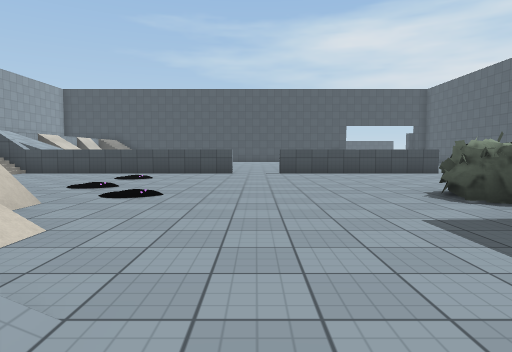
[1] (above)

24 first-person views from a walk through a Unity game level. The camera is 1.3 m above the floor, tilts 4° down and sees 75° across. The floor is counted in squares, 2 m on a side. Each view is taken from the middle of a square. On the plan, view 1 faces up. The plan holds only what a view shows up to about 10 squares ahead; the rest is blank. The place goes on beyond the plan. The player is left out. Some animated figures are left out. Surface patterns are stand-ins for the level's own textures.

[2]
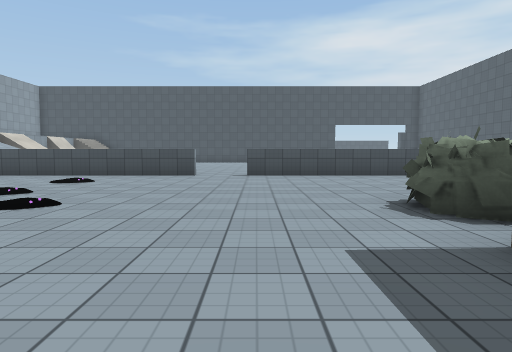

[3]
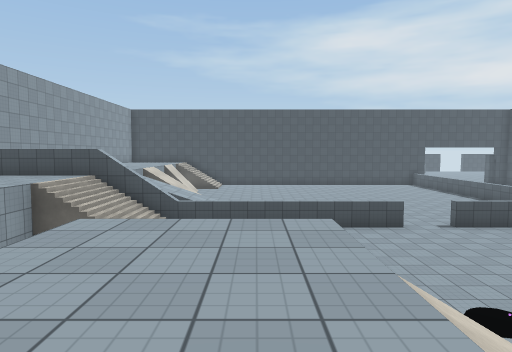

[4]
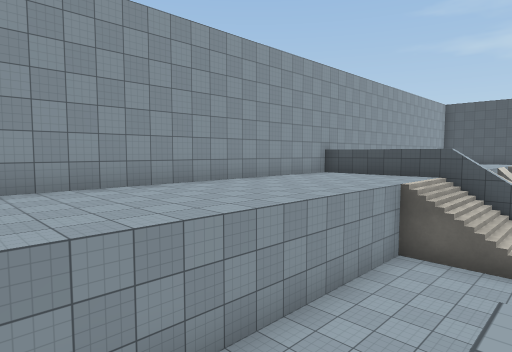

[5]
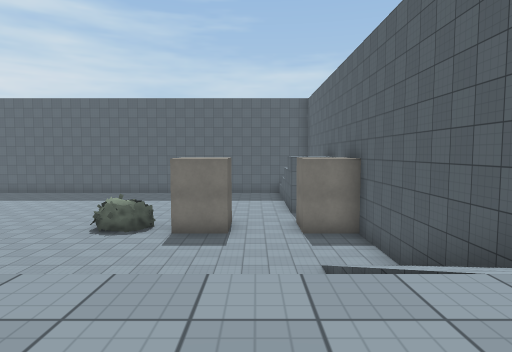

[6]
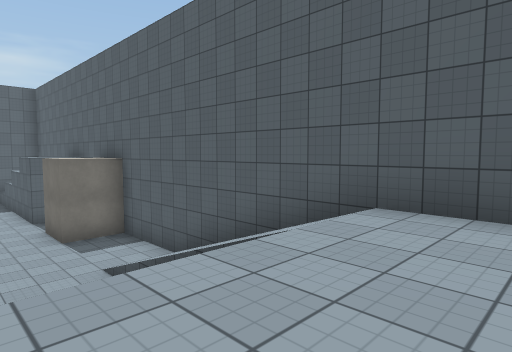

[7]
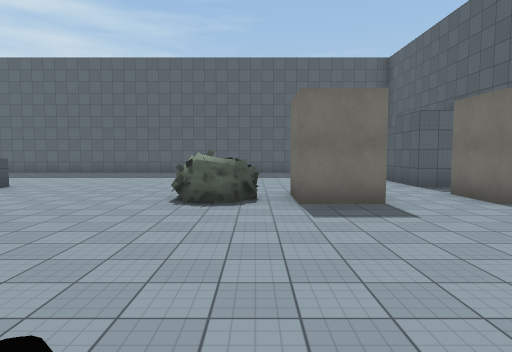

[8]
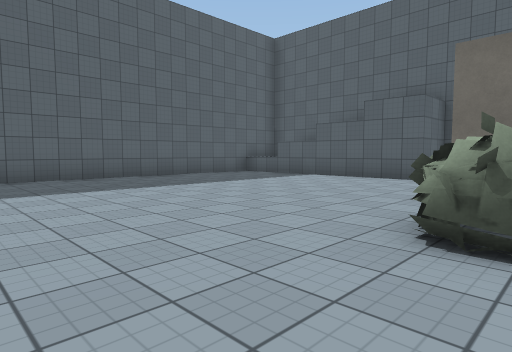

[9]
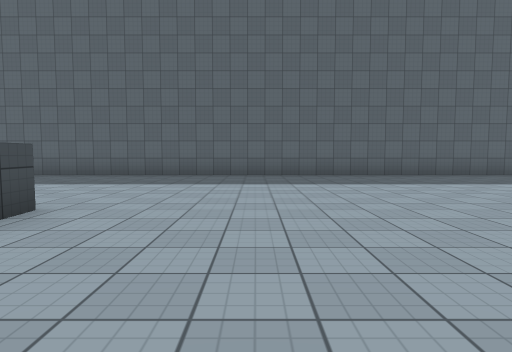

[10]
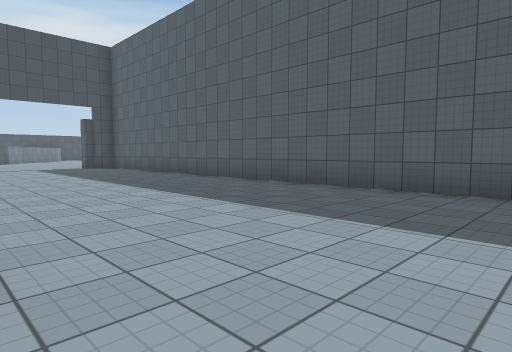

[11]
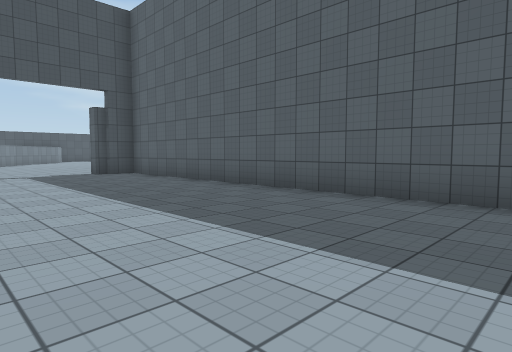

[12]
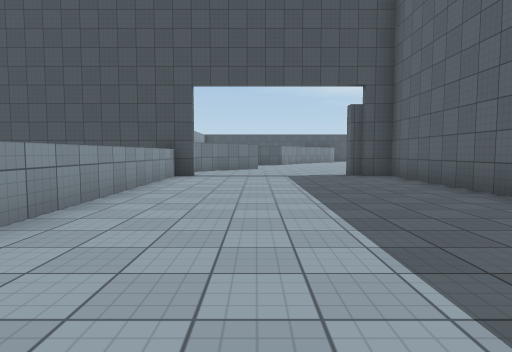

[13]
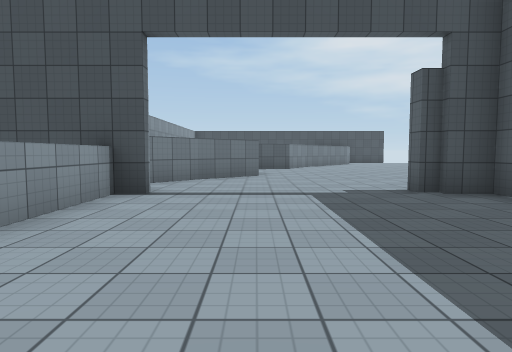

[14]
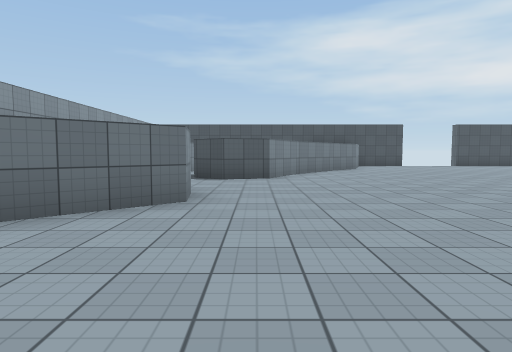

[15]
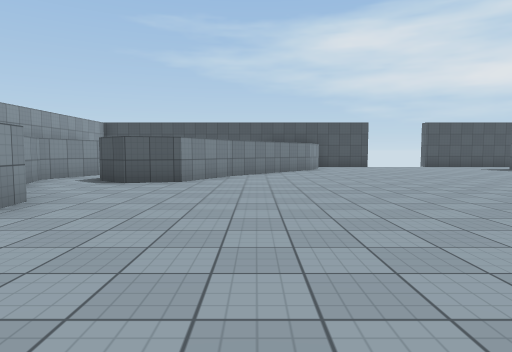

[16]
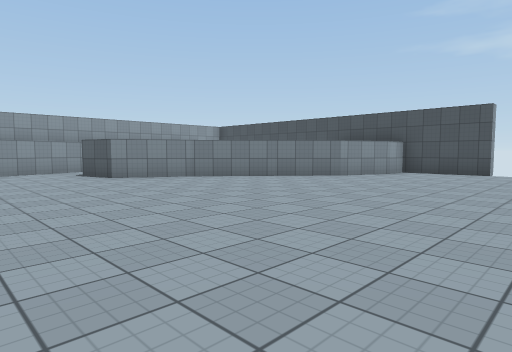

[17]
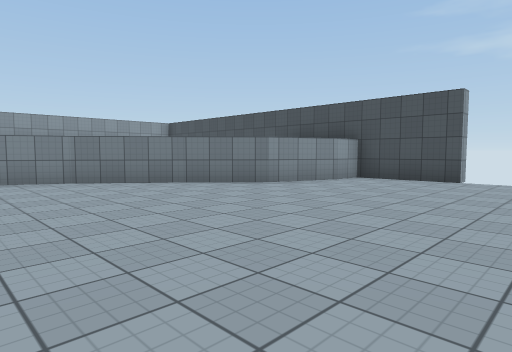

[18]
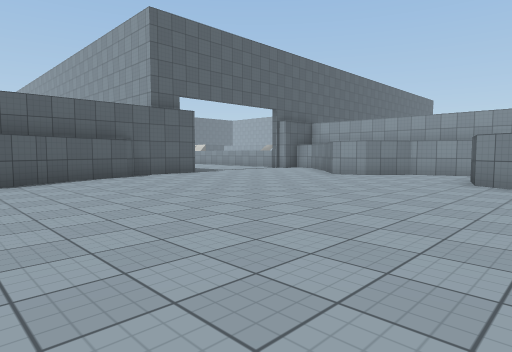

[19]
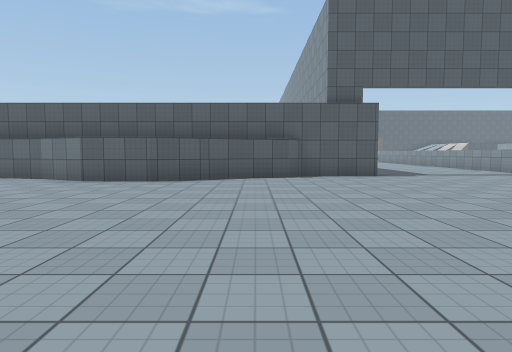

[20]
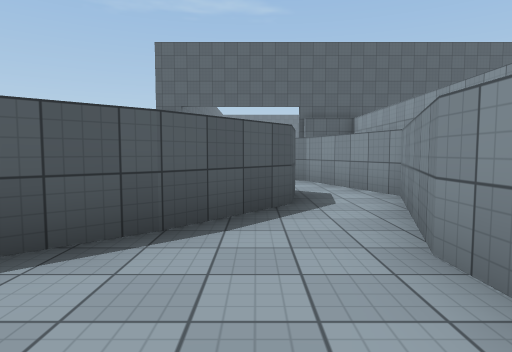

[21]
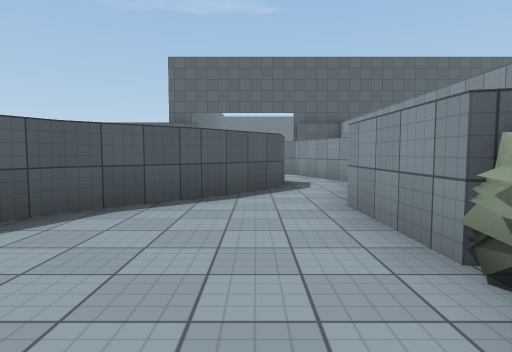

[22]
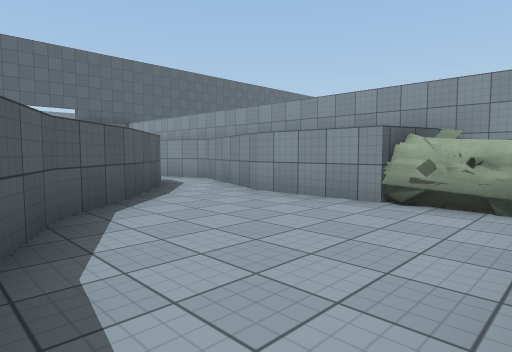

[23]
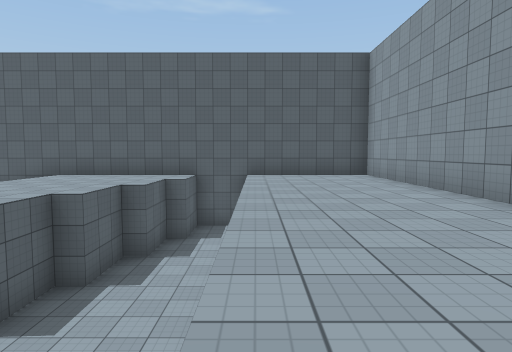

[24]
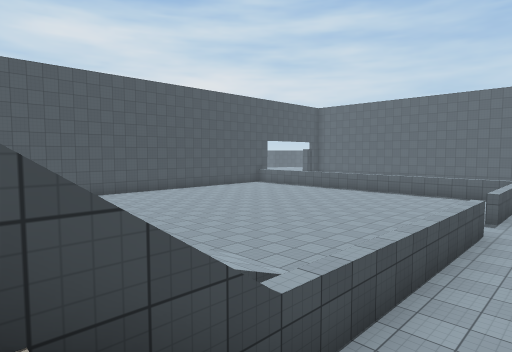

### Floor plan
Key: @ floor where view 1 was taken; # wall or solid block; . main floor; : floor 3 m higher than the main floor; / step, stairs or slope; ^ raised ledge; O other object.
Columns run from 14 left of view 1 to 18 right of it. Each row starts with its distance up from view 1.
 39                     O..... #....
 38                     OO...  #....
 37                     #.... ##....
 36                     #....##.....
 35                     #...##.......
 34                     #..###.......
 33                     #.###........
 32                     ..##.........
 31                     #............
 30                     #............
 29                     ##...........
 28                      ##..........
 27                     ##...........
 26                    ##............
 25                    #..........###
 24                   ##.......####
 23                    #^....###
 22                     ^.....#
 21                     ^.....#
 20                     ^.....#
 19                     ^.....#
 18          ..         ^.....#
 17          ...        ^.....#
 16          ....       ^.....#
 15          .....       .....#
 14          ......      .....#
 13         /.......    ^.....#
 12         /........   ^.....#
 11   ^^^##^^^^^^^.^^^^^^.....#
 10   :::///..................#
  9 #::::// ..................#
  8 #::::// ..................#
  7 #::::..  .................#
  6 #::::..   ................#
  5 #::::...  .......OO.......#
  4 #::::../:://.....OO.......#
  3 #::::../::/ /....##.......#
  2 #::::..:::/ /....##.......#
  1 #::::./:::/  /............#
  0 #::::./:::////@.........  #
 -1 #::::.:::://///..##.####
 -2 ##################

Positions as (right, up) in squares from view 1, and headings:
1: (0, 0), facing up
2: (1, 1), facing up
3: (-5, 1), facing up
4: (-7, 1), facing up-left
5: (-6, 1), facing right
6: (-6, 2), facing down-right
7: (-3, 4), facing right
8: (3, 8), facing down-right
9: (2, 8), facing right
10: (6, 9), facing up-right
11: (7, 13), facing up-right
12: (8, 14), facing up
13: (8, 18), facing up
14: (9, 23), facing up
15: (11, 24), facing up
16: (18, 28), facing up-left
17: (18, 31), facing up-left
18: (17, 33), facing down-left
19: (14, 33), facing down
20: (8, 37), facing down
21: (8, 39), facing down
22: (11, 39), facing down-left
23: (-10, 8), facing down
24: (-9, 9), facing up-right
